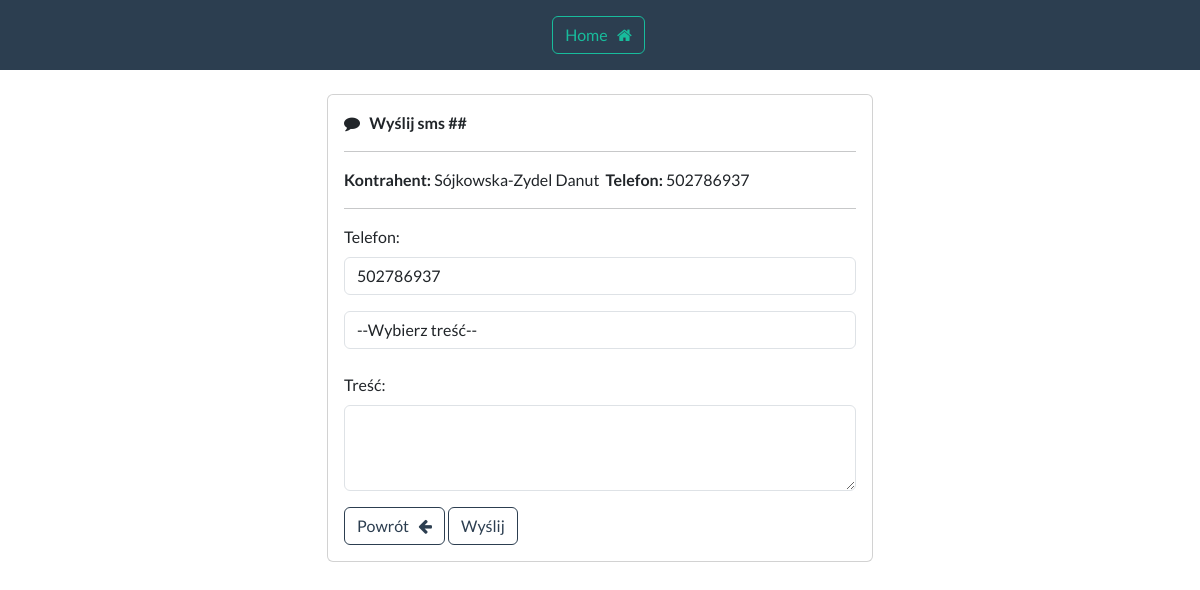
The page /sms/sms/70409 (signed in) on the database as committed earlier.
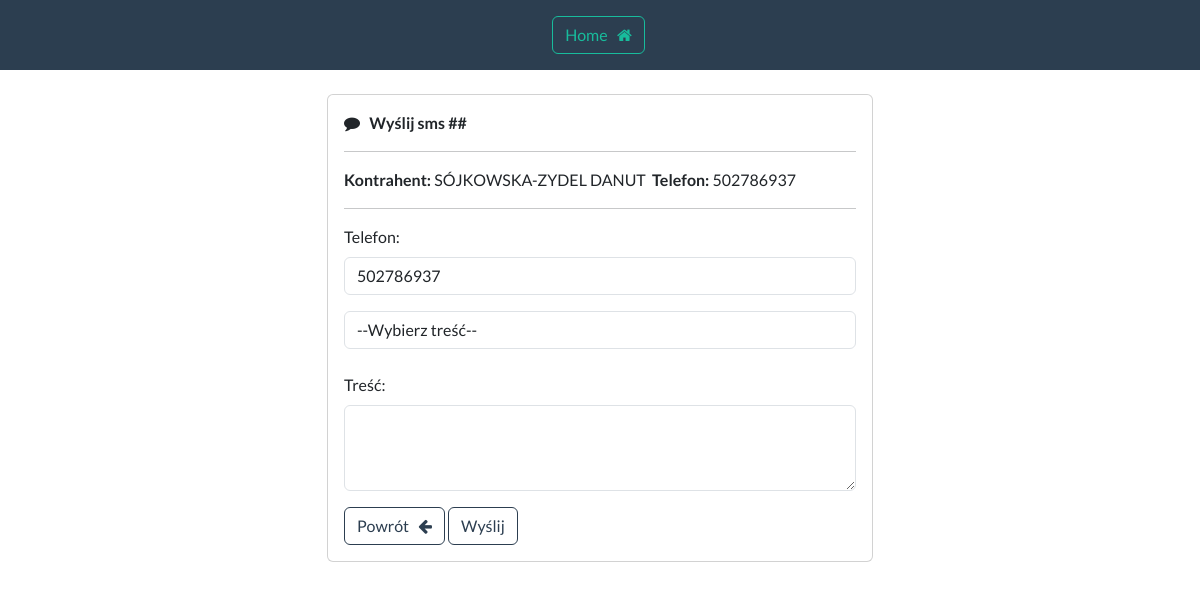
The same page on the database as committed later.
### telefony/models.py (models this page shows, shortened)
class Mieszkaniec(models.Model):
    data_utworzenia = models.CharField(max_length=15, blank=True)
    indeks = models.CharField(max_length=7, blank=True)
    nazwa = models.CharField(max_length=255, blank=True)
    adres = models.CharField(max_length=255, blank=True)
    klatka = models.CharField(max_length=2, blank=True)
    telefon = models.CharField(max_length=20, blank=True)
    telefon2 = models.CharField(max_length=20, blank=True)
    telefon3 = models.CharField(max_length=20, blank=True)
    symbol_budynku = models.CharField(max_length=4, blank=True)
    tak = "tak"
    nie = "nie"
    zgoda_wybor = [
        (tak, "tak"),
        (nie, "nie")
    ]
    zgoda = models.CharField(
        max_length=3,
        choices=zgoda_wybor,
        default=tak,
    )
    ce = "CE"
    nw = "NW"
    ns = "NS"
    administracja_wybor = [
        (ns, "NS"),
        (nw, "NW"),
        (ce, "CE")
    ]
    administracja = models.CharField(
        max_length=2,
        choices=administracja_wybor,
        default=ce,
    )
    content = models.TextField(max_length=160, blank=True, null=True)
    phone = models.TextField(blank=True, null=True)

### sms/views.py (the view, shortened to what this page needs)
# urls.py: path("sms/<int:pk>", views.sms_record, name="sms_rss"),
@login_required(login_url="login")
def sms_record(request, pk):
    record = Mieszkaniec.objects.get(id=pk)
    form = SmsRecordFormSms(instance=record)
    my_record = Mieszkaniec.objects.get(id=pk)
    context = {"form": form, "record": record, "my_record": my_record}
    return render(request, "sms-sms.html", context=context)

### sms/forms.py
class SmsRecordFormSms(forms.ModelForm):
    class Meta:
        model = Mieszkaniec
        fields = ["indeks", "nazwa", "phone", "content", "telefon"]

### sms/templates/sms-sms.html (shortened to what this page needs)
{% extends 'base-sms.html' %}
{% load crispy_forms_tags %}
{% block content %}
    <div class="row justify-content-center">
        <div class="col-sm-6 mb-3 mb-sm-0">
            <div class="card">
                <div class="card-body">
                    <i class="fa fa-comment" aria-hidden="true"></i> &nbsp;
                    <strong> Wyślij sms ##</strong>
                    <hr>
                    <form method="POST" autocomplete="off" id="smsForm">
                        <p><strong> Kontrahent: </strong> {{ record.nazwa }}&nbsp; <strong>
                            Telefon: </strong> {{ record.telefon }} </p>
                        <hr>
                        <div class="mb-3">
                            <label for="phone" class="form-label">Telefon:</label>
                            <input type="text" class="form-control" id="phone" name="phone" placeholder=""
                                   autocomplete="off" value="{{ record.telefon }}">
                        </div>
                        <select class="form-control" id="smsTemplate">
                            <option value="">--Wybierz treść--</option>
                        </select>
                        <br>
                        <div class="mb-3">
                            <label for="content" class="form-label">Treść:</label>
                            <textarea class="form-control" id="content" name="content" maxlength="160"
                                      rows="3"></textarea>
                        </div>
                        <a href="{% url 'dashboard_sms' %}" class="btn btn-outline-primary"> Powrót &nbsp; <i
                                class="fa fa-arrow-left"></i> </a>
                        <button type="submit" class="btn btn-outline-primary">Wyślij</button>
                    </form>
                </div>
            </div>
        </div>
    </div>
{% endblock %}

Rows that differ between the two databases and show on the page:
changed Mieszkaniec: nazwa "Sójkowska-Zydel Danut" → "SÓJKOWSKA-ZYDEL DANUT"
